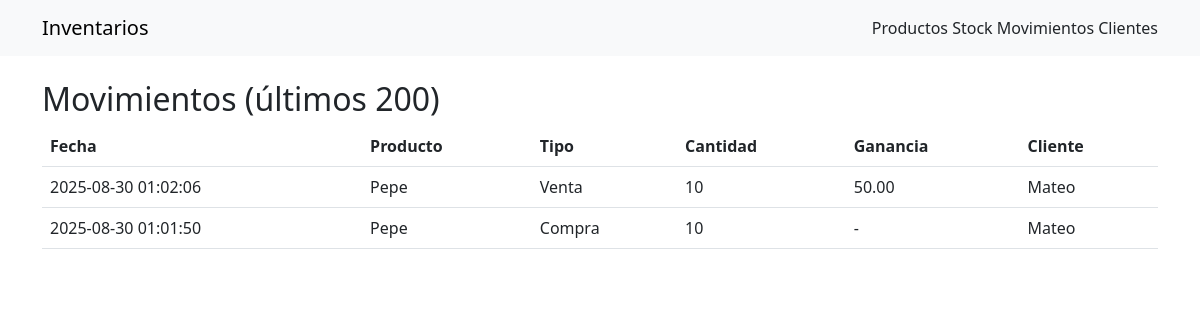
/movements, run on the app's committed database.
### app.py (models this page shows)
class Movement(db.Model):
    id = db.Column(db.Integer, primary_key=True)
    product_id = db.Column(db.Integer, db.ForeignKey('product.id'), nullable=False)
    product = db.relationship('Product', backref=db.backref('movements', lazy=True))
    quantity = db.Column(db.Integer, nullable=False)
    type = db.Column(db.String(10), nullable=False)  # 'purchase' o 'sale'
    timestamp = db.Column(db.DateTime, default=datetime.utcnow)
    profit = db.Column(db.Float, default=0)  # ganancia
    client_id = db.Column(db.Integer, db.ForeignKey('client.id'), nullable=True)
    client = db.relationship('Client', backref='movements')

class Product(db.Model):
    id = db.Column(db.Integer, primary_key=True)
    name = db.Column(db.String(100), nullable=False)
    sku = db.Column(db.String(50), unique=True, nullable=True)
    stock = db.Column(db.Integer, default=0)
    cost = db.Column(db.Float, default=0)   # costo unitario
    price = db.Column(db.Float, default=0)  # precio unitario
    created_at = db.Column(db.DateTime, default=datetime.utcnow)

class Client(db.Model):
    id = db.Column(db.Integer, primary_key=True)
    name = db.Column(db.String(100), nullable=False)
    phone = db.Column(db.String(50))
    email = db.Column(db.String(100))
    created_at = db.Column(db.DateTime, default=datetime.utcnow)

### app.py (the view)
@app.route('/movements')
def movements():
    movements = Movement.query.order_by(Movement.timestamp.desc()).limit(200).all()
    return render_template('movements.html', movements=movements)

### templates/movements.html
{% extends 'base.html' %}
{% block content %}
<h2>Movimientos (últimos 200)</h2>
<table class="table">
  <thead>
    <tr>
      <th>Fecha</th>
      <th>Producto</th>
      <th>Tipo</th>
      <th>Cantidad</th>
      <th>Ganancia</th>
      <th>Cliente</th>
    </tr>
  </thead>
  <tbody>
    {% for m in movements %}
    <tr>
      <td>{{ m.timestamp.strftime('%Y-%m-%d %H:%M:%S') }}</td>
      <td>{{ m.product.name }}</td>
      <td>{{ 'Compra' if m.type == 'purchase' else 'Venta' }}</td>
      <td>{{ m.quantity }}</td>
      <td>
        {% if m.type == 'sale' %}
          {{ "%.2f"|format(m.profit) }}
        {% else %}
          -
        {% endif %}
      </td>
      <td>{{ m.client.name if m.client else '' }}</td>
    </tr>
    {% endfor %}
  </tbody>
</table>
{% endblock %}

### data on the page
Movement: timestamp "2025-08-30 01:02:06", product.name "Pepe", type "Venta", quantity "10", profit "50.00", client "Mateo"
Movement: timestamp "2025-08-30 01:01:50", product.name "Pepe", type "Compra", quantity "10", client "Mateo"
